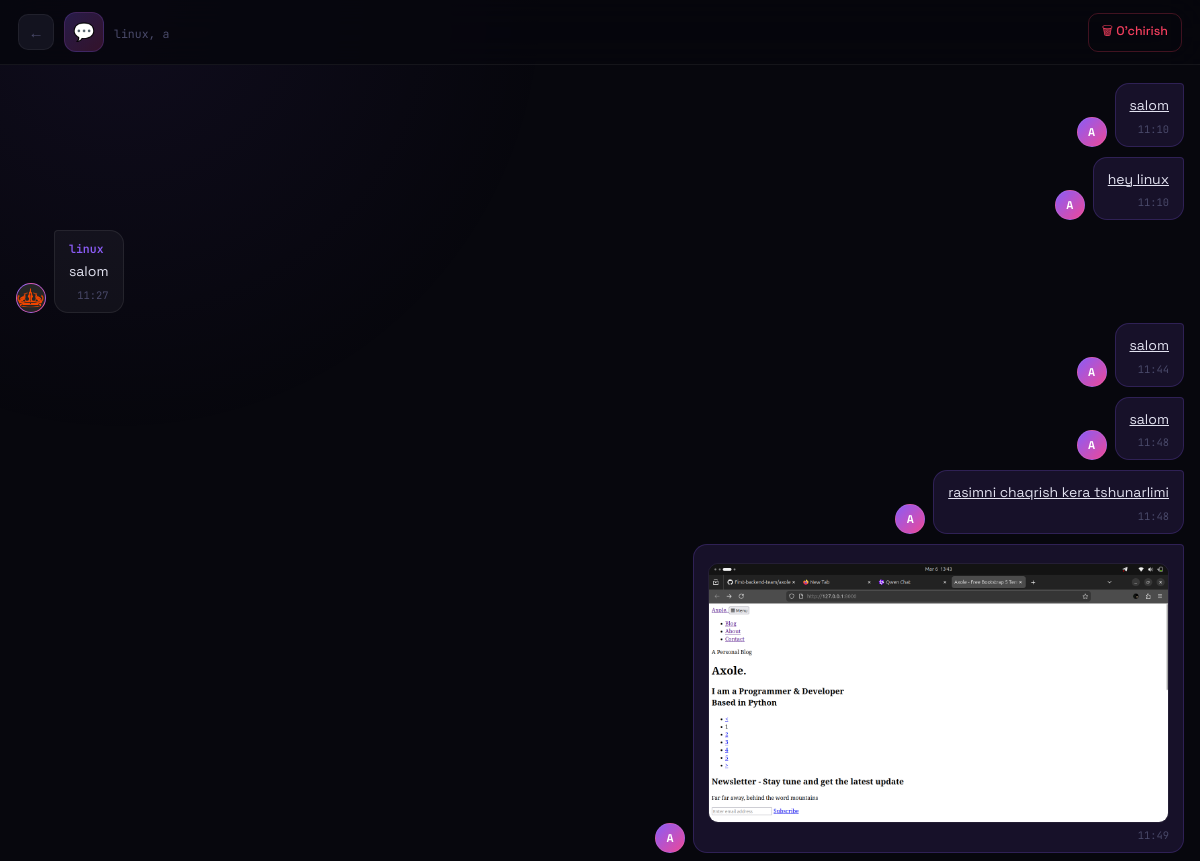
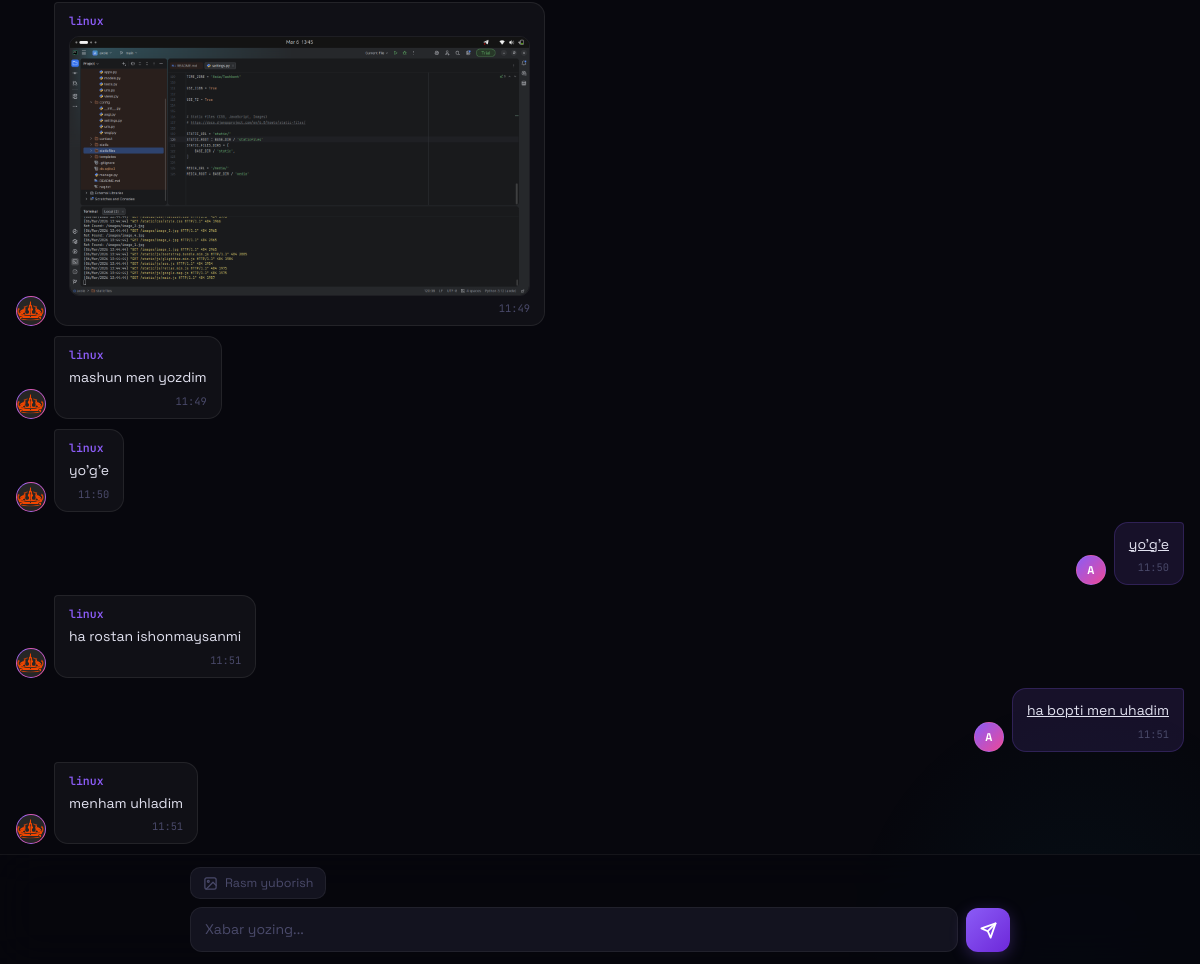
Page /chats/34/messages/ (signed in) on the committed database (2 pictures, top to bottom).
### blog/models.py (models this page shows, shortened)
class Message(models.Model):
    message_name = models.CharField(max_length=100)
    image = models.ImageField(upload_to='images/',null=True,blank=True)
    chat = models.ForeignKey(Chat, on_delete=models.CASCADE, related_name='messages')
    sender = models.ForeignKey(User, on_delete=models.CASCADE)
    text = models.TextField()
    sent_at = models.DateTimeField(auto_now_add=True)

### user/models.py (models this page shows, shortened)
class Profile(models.Model):
    user = models.OneToOneField(User, on_delete=models.CASCADE)
    image = models.ImageField(upload_to='user_photos/')

### blog/views.py (the view, shortened to what this page needs)
# urls.py: path('chats/<int:chat_id>/messages/', views.message, name='chat_messages'),
def message(request, chat_id):
    if not request.user.is_authenticated:
        return redirect('login')
    chat = get_object_or_404(Chat, id=chat_id, participants=request.user)
    messages = chat.messages.all().select_related('sender')
    context = {'chat': chat, 'messages': messages,}
    if request.method == "POST":
        chat = get_object_or_404(Chat, id=chat_id)
        chat.delete()
        return redirect('chat_list')
    return render(request, 'message_list.html', context)

### templates/message_list.html (shortened to what this page needs)
<!DOCTYPE html>
<html lang="uz">
<head>
</head>
<body>
<header>
    <div class="header-left">
        <a href="{% url 'chat_list' %}" class="back-btn">←</a>
        <div class="chat-icon">💬</div>
        <div class="chat-meta">
            <div class="members">
                {% for p in chat.participants.all %}{{ p.username }}{% if not forloop.last %}, {% endif %}{% endfor %}
            </div>
        </div>
    </div>
    <div class="header-right">
        <form method="POST">
            <button type="submit" class="btn-delete">🗑 O'chirish</button>
        </form>
    </div>
</header>
<div class="messages-wrap" id="msgArea">
    {% for msg in messages %}
        {% if msg.sender == request.user %}
            <div class="msg-row mine">
                <div class="bubble-wrap">
                    <div class="bubble">
                        {% if msg.text %}
                            <a href="{% url 'update' msg.id %}" class="bubble-text">{{ msg.text }}</a>
                        {% endif %}
                        {% if msg.image %}
                            <img src="{{ msg.image.url }}" alt="rasm" class="bubble-img">
                        {% endif %}
                        <div class="bubble-time">{{ msg.sent_at|date:"H:i" }}</div>
                    </div>
                </div>
                <div class="avatar">
                    {% if msg.sender.profile.image %}
                        <img src="{{ msg.sender.profile.image.url }}" alt="avatar">
                    {% else %}
                        {{ msg.sender.username|slice:":1"|upper }}
                    {% endif %}
                </div>
            </div>
        {% else %}
            <div class="msg-row other">
                <div class="avatar">
                    {% if msg.sender.profile.image %}
                        <img src="{{ msg.sender.profile.image.url }}" alt="avatar">
                    {% else %}
                        {{ msg.sender.username|slice:":1"|upper }}
                    {% endif %}
                </div>
                <div class="bubble-wrap">
                    <div class="bubble">
                        <div class="bubble-sender">
                            <a href="{% url 'user_profile' msg.sender.id %}">{{ msg.sender.username }}</a>
                        </div>
                        {% if msg.text %}
                            <div class="bubble-text">{{ msg.text }}</div>
                        {% endif %}
                        {% if msg.image %}
                            <img src="{{ msg.image.url }}" alt="rasm" class="bubble-img">
                        {% endif %}
                        <div class="bubble-time">{{ msg.sent_at|date:"H:i" }}</div>
                    </div>
                </div>
            </div>
        {% endif %}
    {% empty %}
        <div class="empty-state">
            <div class="empty-icon">💬</div>
            <p>Hali xabar yo'q.<br>Birinchi bo'ling!</p>
        </div>
    {% endfor %}
</div>
<div class="input-area">
    <div class="input-inner">
        <form method="POST" enctype="multipart/form-data" id="imgForm">
            <div class="img-row">
                <label class="img-label">
                    <svg width="15" height="15" viewBox="0 0 24 24" fill="none" stroke="currentColor" stroke-width="2" stroke-linecap="round" stroke-linejoin="round">
                        <rect x="3" y="3" width="18" height="18" rx="3"/>
                        <circle cx="8.5" cy="8.5" r="1.5"/>
                        <polyline points="21 15 16 10 5 21"/>
                    </svg>
                    Rasm yuborish
                </label>
            </div>
        </form>
        <form method="POST" id="textForm">
            <div class="text-row">
                <textarea name="text" rows="1" placeholder="Xabar yozing..." id="msgInput"></textarea>
                <button type="submit" class="send-btn">
                    <svg width="17" height="17" viewBox="0 0 24 24" fill="none" stroke="currentColor" stroke-width="2.5" stroke-linecap="round" stroke-linejoin="round">
                        <line x1="22" y1="2" x2="11" y2="13"/>
                        <polygon points="22 2 15 22 11 13 2 9 22 2"/>
                    </svg>
                </button>
            </div>
        </form>
    </div>
</div>
</body>
</html>

### rows in the picture
Message: text "salom", sent_at "11:10", sender.username "A"
Message: text "hey linux", sent_at "11:10", sender.username "A"
Message: sender.profile.image (picture), sender.username "linux", text "salom", sent_at "11:27"
Message: text "salom", sent_at "11:44", sender.username "A"
Message: text "salom", sent_at "11:48", sender.username "A"
Message: text "rasimni chaqrish kera tshunarlimi", sent_at "11:48", sender.username "A"
Message: image (picture), sent_at "11:49", sender.username "A"
Message: sender.profile.image (picture), sender.username "linux", image (picture), sent_at "11:49"
Message: sender.profile.image (picture), sender.username "linux", text "mashun men yozdim", sent_at "11:49"
Message: sender.profile.image (picture), sender.username "linux", text "yo'g'e", sent_at "11:50"
Message: text "yo'g'e", sent_at "11:50", sender.username "A"
Message: sender.profile.image (picture), sender.username "linux", text "ha rostan ishonmaysanmi", sent_at "11:51"
Message: text "ha bopti men uhadim", sent_at "11:51", sender.username "A"
Message: sender.profile.image (picture), sender.username "linux", text "menham uhladim", sent_at "11:51"

### other values in the picture
{{ p.username }} "linux"
{{ p.username }} "a"
